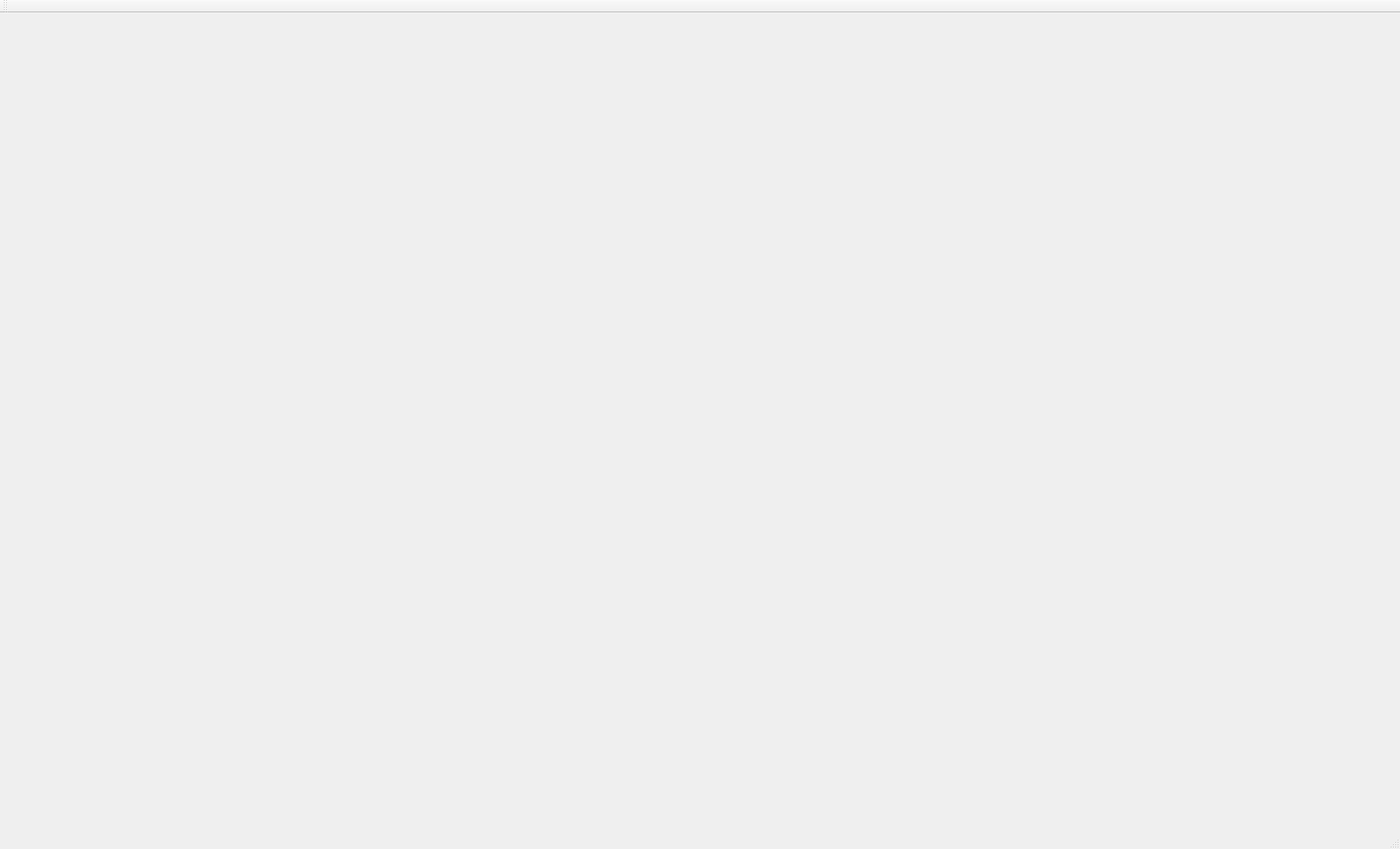
<?xml version="1.0" encoding="UTF-8"?>
<ui version="4.0">
 <class>MainWindow</class>
 <widget class="QMainWindow" name="MainWindow">
  <property name="geometry">
   <rect>
    <x>0</x>
    <y>0</y>
    <width>1818</width>
    <height>1102</height>
   </rect>
  </property>
  <property name="windowTitle">
   <string>MainWindow</string>
  </property>
  <widget class="QWidget" name="centralWidget">
   <layout class="QVBoxLayout" name="verticalLayout">
    <item>
     <widget class="QLabel" name="label">
      <property name="text">
       <string/>
      </property>
      <property name="pixmap">
       <pixmap resource="image.qrc">:/images/wallpaper.jpg</pixmap>
      </property>
     </widget>
    </item>
   </layout>
  </widget>
  <widget class="QMenuBar" name="menuBar">
   <property name="geometry">
    <rect>
     <x>0</x>
     <y>0</y>
     <width>1818</width>
     <height>25</height>
    </rect>
   </property>
  </widget>
  <widget class="QToolBar" name="mainToolBar">
   <attribute name="toolBarArea">
    <enum>TopToolBarArea</enum>
   </attribute>
   <attribute name="toolBarBreak">
    <bool>false</bool>
   </attribute>
  </widget>
  <widget class="QStatusBar" name="statusBar"/>
 </widget>
 <layoutdefault spacing="6" margin="11"/>
 <resources>
  <include location="image.qrc"/>
 </resources>
 <connections/>
</ui>
